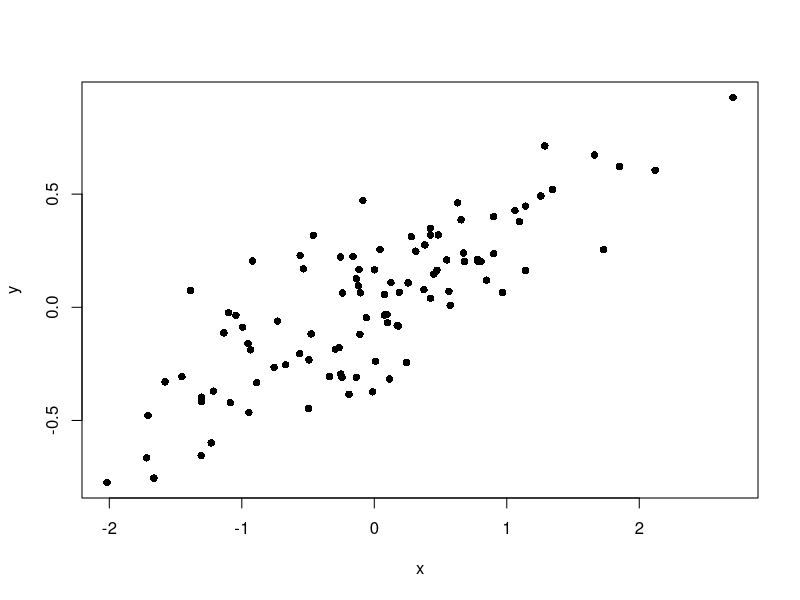

The R script that drew this image:
## ---- chunk 1
x <- rnorm(100)
y <- (x * 0.3) + rnorm(100, sd=0.2)
plot(x,y,pch=16)
